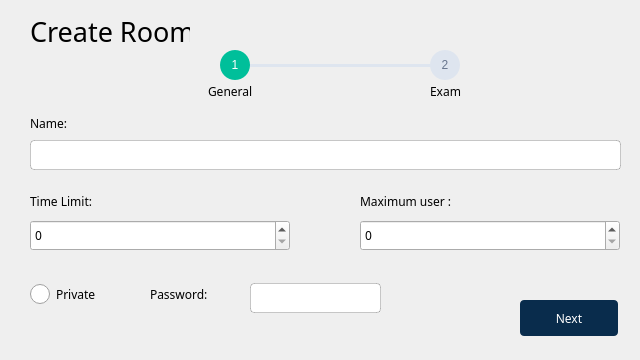
<?xml version="1.0" encoding="UTF-8"?>
<ui version="4.0">
 <class>createRoomDialog</class>
 <widget class="QDialog" name="createRoomDialog">
  <property name="geometry">
   <rect>
    <x>0</x>
    <y>0</y>
    <width>640</width>
    <height>360</height>
   </rect>
  </property>
  <property name="windowTitle">
   <string>Dialog</string>
  </property>
  <widget class="QLabel" name="label">
   <property name="geometry">
    <rect>
     <x>30</x>
     <y>20</y>
     <width>160</width>
     <height>22</height>
    </rect>
   </property>
   <property name="font">
    <font>
     <family>Source Sans 3 Medium</family>
     <pointsize>20</pointsize>
     <weight>50</weight>
     <bold>false</bold>
    </font>
   </property>
   <property name="text">
    <string>Create Room</string>
   </property>
  </widget>
  <widget class="QStackedWidget" name="stackedWidget">
   <property name="geometry">
    <rect>
     <x>0</x>
     <y>40</y>
     <width>641</width>
     <height>311</height>
    </rect>
   </property>
   <widget class="QWidget" name="page">
    <widget class="QLabel" name="label_4">
     <property name="geometry">
      <rect>
       <x>30</x>
       <y>72</y>
       <width>75</width>
       <height>22</height>
      </rect>
     </property>
     <property name="font">
      <font>
       <family>Source Sans 3</family>
      </font>
     </property>
     <property name="text">
      <string>Name:</string>
     </property>
    </widget>
    <widget class="QLineEdit" name="nameLineEdit">
     <property name="geometry">
      <rect>
       <x>30</x>
       <y>100</y>
       <width>591</width>
       <height>30</height>
      </rect>
     </property>
     <property name="font">
      <font>
       <family>Source Sans 3</family>
       <pointsize>13</pointsize>
      </font>
     </property>
     <property name="styleSheet">
      <string notr="true">border: 1px solid rgba(0,0,0,0.2);
border-radius: 4px;
padding-left: 10px;
</string>
     </property>
    </widget>
    <widget class="QLabel" name="label_5">
     <property name="geometry">
      <rect>
       <x>30</x>
       <y>150</y>
       <width>91</width>
       <height>22</height>
      </rect>
     </property>
     <property name="font">
      <font>
       <family>Source Sans 3</family>
      </font>
     </property>
     <property name="text">
      <string>Time Limit:</string>
     </property>
    </widget>
    <widget class="QLabel" name="capacity_label">
     <property name="geometry">
      <rect>
       <x>360</x>
       <y>150</y>
       <width>121</width>
       <height>22</height>
      </rect>
     </property>
     <property name="font">
      <font>
       <family>Source Sans 3</family>
      </font>
     </property>
     <property name="text">
      <string>Maximum user :</string>
     </property>
    </widget>
    <widget class="QRadioButton" name="privateRadioButton">
     <property name="geometry">
      <rect>
       <x>30</x>
       <y>240</y>
       <width>111</width>
       <height>28</height>
      </rect>
     </property>
     <property name="font">
      <font>
       <family>Source Sans 3</family>
      </font>
     </property>
     <property name="styleSheet">
      <string notr="true">QRadioButton::indicator {
	width: 20px; 
	height: 20px;
}</string>
     </property>
     <property name="text">
      <string>Private</string>
     </property>
    </widget>
    <widget class="QPushButton" name="nextButton">
     <property name="geometry">
      <rect>
       <x>520</x>
       <y>260</y>
       <width>98</width>
       <height>36</height>
      </rect>
     </property>
     <property name="font">
      <font>
       <family>Source Sans 3 SemiBold</family>
      </font>
     </property>
     <property name="styleSheet">
      <string notr="true">#nextButton {
	background-color: rgb(9, 44, 76);
	border: none;
	color: #fff;
	border-radius: 4px;
}

#nextButton:hover {
	background-color: rgba(9, 44, 76, 0.9);
}</string>
     </property>
     <property name="text">
      <string>Next</string>
     </property>
    </widget>
    <widget class="QSpinBox" name="timeSpinBox">
     <property name="geometry">
      <rect>
       <x>30</x>
       <y>180</y>
       <width>260</width>
       <height>31</height>
      </rect>
     </property>
     <property name="font">
      <font>
       <family>Source Sans 3</family>
      </font>
     </property>
    </widget>
    <widget class="QSpinBox" name="capacitySpinBox">
     <property name="geometry">
      <rect>
       <x>360</x>
       <y>180</y>
       <width>260</width>
       <height>31</height>
      </rect>
     </property>
     <property name="font">
      <font>
       <family>Source Sans 3</family>
      </font>
     </property>
    </widget>
    <widget class="QWidget" name="widget" native="true">
     <property name="geometry">
      <rect>
       <x>160</x>
       <y>0</y>
       <width>401</width>
       <height>71</height>
      </rect>
     </property>
     <widget class="QLabel" name="label_6">
      <property name="geometry">
       <rect>
        <x>60</x>
        <y>10</y>
        <width>30</width>
        <height>30</height>
       </rect>
      </property>
      <property name="styleSheet">
       <string notr="true">background-color:  rgb(0, 191, 154);
border-radius: 15px;
color: #fff</string>
      </property>
      <property name="text">
       <string>1</string>
      </property>
      <property name="alignment">
       <set>Qt::AlignCenter</set>
      </property>
     </widget>
     <widget class="QLabel" name="label_17">
      <property name="geometry">
       <rect>
        <x>48</x>
        <y>40</y>
        <width>61</width>
        <height>22</height>
       </rect>
      </property>
      <property name="font">
       <font>
        <family>Source Sans 3</family>
       </font>
      </property>
      <property name="text">
       <string>General</string>
      </property>
     </widget>
     <widget class="QLabel" name="label_18">
      <property name="geometry">
       <rect>
        <x>270</x>
        <y>10</y>
        <width>30</width>
        <height>30</height>
       </rect>
      </property>
      <property name="styleSheet">
       <string notr="true">background-color: #DEE5EF;
border-radius: 15px;
color: #67758D; </string>
      </property>
      <property name="text">
       <string>2</string>
      </property>
      <property name="alignment">
       <set>Qt::AlignCenter</set>
      </property>
     </widget>
     <widget class="QLabel" name="label_19">
      <property name="geometry">
       <rect>
        <x>245</x>
        <y>40</y>
        <width>81</width>
        <height>22</height>
       </rect>
      </property>
      <property name="font">
       <font>
        <family>Source Sans 3</family>
       </font>
      </property>
      <property name="text">
       <string>Exam</string>
      </property>
      <property name="alignment">
       <set>Qt::AlignCenter</set>
      </property>
     </widget>
     <widget class="QWidget" name="widget_3" native="true">
      <property name="geometry">
       <rect>
        <x>90</x>
        <y>24</y>
        <width>181</width>
        <height>3</height>
       </rect>
      </property>
      <property name="styleSheet">
       <string notr="true">background-color: #DEE5EF;</string>
      </property>
     </widget>
    </widget>
    <widget class="QWidget" name="passwordInput" native="true">
     <property name="geometry">
      <rect>
       <x>140</x>
       <y>233</y>
       <width>261</width>
       <height>51</height>
      </rect>
     </property>
     <widget class="QLabel" name="label_7">
      <property name="enabled">
       <bool>true</bool>
      </property>
      <property name="geometry">
       <rect>
        <x>10</x>
        <y>10</y>
        <width>81</width>
        <height>22</height>
       </rect>
      </property>
      <property name="font">
       <font>
        <family>Source Sans 3</family>
       </font>
      </property>
      <property name="text">
       <string>Password:</string>
      </property>
     </widget>
     <widget class="QLineEdit" name="passwordLineEdit">
      <property name="geometry">
       <rect>
        <x>110</x>
        <y>10</y>
        <width>131</width>
        <height>30</height>
       </rect>
      </property>
      <property name="font">
       <font>
        <family>Source Sans 3</family>
       </font>
      </property>
      <property name="styleSheet">
       <string notr="true">border: 1px solid rgba(0,0,0,0.2);
border-radius: 4px;
padding-left: 10px;
</string>
      </property>
     </widget>
    </widget>
   </widget>
   <widget class="QWidget" name="page_2">
    <widget class="QLabel" name="label_8">
     <property name="geometry">
      <rect>
       <x>30</x>
       <y>72</y>
       <width>75</width>
       <height>22</height>
      </rect>
     </property>
     <property name="font">
      <font>
       <family>Source Sans 3</family>
      </font>
     </property>
     <property name="text">
      <string>Category:</string>
     </property>
    </widget>
    <widget class="QComboBox" name="categoryComboBox">
     <property name="geometry">
      <rect>
       <x>30</x>
       <y>100</y>
       <width>601</width>
       <height>30</height>
      </rect>
     </property>
     <property name="font">
      <font>
       <family>Source Sans 3</family>
      </font>
     </property>
     <property name="styleSheet">
      <string notr="true"/>
     </property>
    </widget>
    <widget class="QLabel" name="label_9">
     <property name="geometry">
      <rect>
       <x>30</x>
       <y>160</y>
       <width>75</width>
       <height>22</height>
      </rect>
     </property>
     <property name="font">
      <font>
       <family>Source Sans 3</family>
      </font>
     </property>
     <property name="text">
      <string>Level 1:</string>
     </property>
    </widget>
    <widget class="QSpinBox" name="level1SpinBox">
     <property name="geometry">
      <rect>
       <x>30</x>
       <y>190</y>
       <width>80</width>
       <height>31</height>
      </rect>
     </property>
     <property name="font">
      <font>
       <family>Source Sans 3</family>
      </font>
     </property>
     <property name="styleSheet">
      <string notr="true"/>
     </property>
    </widget>
    <widget class="QLabel" name="label_10">
     <property name="geometry">
      <rect>
       <x>160</x>
       <y>160</y>
       <width>75</width>
       <height>22</height>
      </rect>
     </property>
     <property name="font">
      <font>
       <family>Source Sans 3</family>
      </font>
     </property>
     <property name="text">
      <string>Level 2:</string>
     </property>
    </widget>
    <widget class="QLabel" name="label_11">
     <property name="geometry">
      <rect>
       <x>420</x>
       <y>160</y>
       <width>75</width>
       <height>22</height>
      </rect>
     </property>
     <property name="font">
      <font>
       <family>Source Sans 3</family>
      </font>
     </property>
     <property name="text">
      <string>Level 4:</string>
     </property>
    </widget>
    <widget class="QSpinBox" name="level2SpinBox">
     <property name="geometry">
      <rect>
       <x>160</x>
       <y>190</y>
       <width>80</width>
       <height>31</height>
      </rect>
     </property>
     <property name="font">
      <font>
       <family>Source Sans 3</family>
      </font>
     </property>
    </widget>
    <widget class="QSpinBox" name="level3SpinBox">
     <property name="geometry">
      <rect>
       <x>290</x>
       <y>190</y>
       <width>80</width>
       <height>31</height>
      </rect>
     </property>
     <property name="font">
      <font>
       <family>Source Sans 3</family>
      </font>
     </property>
    </widget>
    <widget class="QLabel" name="label_12">
     <property name="geometry">
      <rect>
       <x>30</x>
       <y>240</y>
       <width>81</width>
       <height>22</height>
      </rect>
     </property>
     <property name="font">
      <font>
       <family>Source Sans 3</family>
      </font>
     </property>
     <property name="text">
      <string>Max score:</string>
     </property>
    </widget>
    <widget class="QLabel" name="label_13">
     <property name="geometry">
      <rect>
       <x>110</x>
       <y>240</y>
       <width>75</width>
       <height>22</height>
      </rect>
     </property>
     <property name="font">
      <font>
       <family>Source Sans 3 SemiBold</family>
       <weight>50</weight>
       <bold>false</bold>
      </font>
     </property>
     <property name="text">
      <string>100</string>
     </property>
    </widget>
    <widget class="QPushButton" name="createButton">
     <property name="geometry">
      <rect>
       <x>530</x>
       <y>260</y>
       <width>98</width>
       <height>36</height>
      </rect>
     </property>
     <property name="font">
      <font>
       <family>Source Sans 3 SemiBold</family>
      </font>
     </property>
     <property name="styleSheet">
      <string notr="true">#createButton {
	background-color: rgb(9, 44, 76);
	border: none;
	color: #fff;
	border-radius: 4px;
}

#createButton:hover {
	background-color: rgba(9, 44, 76, 0.9);
}</string>
     </property>
     <property name="text">
      <string>Create</string>
     </property>
    </widget>
    <widget class="QWidget" name="widget_4" native="true">
     <property name="geometry">
      <rect>
       <x>160</x>
       <y>0</y>
       <width>401</width>
       <height>71</height>
      </rect>
     </property>
     <widget class="QLabel" name="label_20">
      <property name="geometry">
       <rect>
        <x>60</x>
        <y>10</y>
        <width>30</width>
        <height>30</height>
       </rect>
      </property>
      <property name="styleSheet">
       <string notr="true">background-color:  rgb(0, 191, 154);
border-radius: 15px;
color: #fff</string>
      </property>
      <property name="text">
       <string>1</string>
      </property>
      <property name="alignment">
       <set>Qt::AlignCenter</set>
      </property>
     </widget>
     <widget class="QLabel" name="label_21">
      <property name="geometry">
       <rect>
        <x>40</x>
        <y>40</y>
        <width>81</width>
        <height>22</height>
       </rect>
      </property>
      <property name="font">
       <font>
        <family>Source Sans 3</family>
       </font>
      </property>
      <property name="text">
       <string>Room Info</string>
      </property>
     </widget>
     <widget class="QLabel" name="label_22">
      <property name="geometry">
       <rect>
        <x>270</x>
        <y>10</y>
        <width>30</width>
        <height>30</height>
       </rect>
      </property>
      <property name="styleSheet">
       <string notr="true">background-color:  rgb(0, 191, 154);
border-radius: 15px;
color: #fff; </string>
      </property>
      <property name="text">
       <string>2</string>
      </property>
      <property name="alignment">
       <set>Qt::AlignCenter</set>
      </property>
     </widget>
     <widget class="QLabel" name="label_23">
      <property name="geometry">
       <rect>
        <x>245</x>
        <y>40</y>
        <width>81</width>
        <height>22</height>
       </rect>
      </property>
      <property name="font">
       <font>
        <family>Source Sans 3</family>
       </font>
      </property>
      <property name="text">
       <string>Exam</string>
      </property>
      <property name="alignment">
       <set>Qt::AlignCenter</set>
      </property>
     </widget>
     <widget class="QWidget" name="widget_5" native="true">
      <property name="geometry">
       <rect>
        <x>90</x>
        <y>24</y>
        <width>181</width>
        <height>3</height>
       </rect>
      </property>
      <property name="styleSheet">
       <string notr="true">background-color:  rgb(0, 191, 154);</string>
      </property>
     </widget>
    </widget>
    <widget class="QPushButton" name="backButton">
     <property name="geometry">
      <rect>
       <x>410</x>
       <y>260</y>
       <width>98</width>
       <height>36</height>
      </rect>
     </property>
     <property name="font">
      <font>
       <family>Source Sans 3 SemiBold</family>
      </font>
     </property>
     <property name="styleSheet">
      <string notr="true">#backButton {
	color: rgb(9, 44, 76);
	border: 1px solid rgb(9, 44, 76);
	border-radius: 4px;
}

#backButton:hover {
	background-color: rgba(255, 255, 255, 0.8);
}</string>
     </property>
     <property name="text">
      <string>Back</string>
     </property>
    </widget>
    <widget class="QSpinBox" name="level4SpinBox">
     <property name="geometry">
      <rect>
       <x>420</x>
       <y>190</y>
       <width>80</width>
       <height>31</height>
      </rect>
     </property>
     <property name="font">
      <font>
       <family>Source Sans 3</family>
      </font>
     </property>
    </widget>
    <widget class="QSpinBox" name="level5SpinBox">
     <property name="geometry">
      <rect>
       <x>550</x>
       <y>190</y>
       <width>80</width>
       <height>31</height>
      </rect>
     </property>
     <property name="font">
      <font>
       <family>Source Sans 3</family>
      </font>
     </property>
    </widget>
    <widget class="QLabel" name="label_24">
     <property name="geometry">
      <rect>
       <x>290</x>
       <y>160</y>
       <width>75</width>
       <height>22</height>
      </rect>
     </property>
     <property name="font">
      <font>
       <family>Source Sans 3</family>
      </font>
     </property>
     <property name="text">
      <string>Level 3:</string>
     </property>
    </widget>
    <widget class="QLabel" name="label_25">
     <property name="geometry">
      <rect>
       <x>550</x>
       <y>160</y>
       <width>75</width>
       <height>22</height>
      </rect>
     </property>
     <property name="font">
      <font>
       <family>Source Sans 3</family>
      </font>
     </property>
     <property name="text">
      <string>Level 5:</string>
     </property>
    </widget>
   </widget>
  </widget>
 </widget>
 <resources/>
 <connections/>
</ui>
